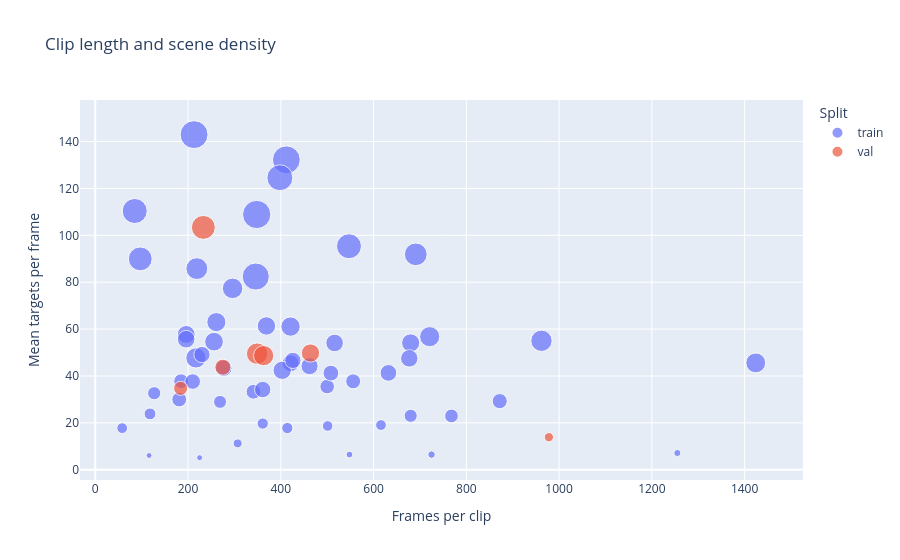

The code cell stored with this chart in its notebook:
### Code cell
px.scatter(
    clip_density,
    x="Frames",
    y="Mean targets",
    color="split",
    size="Targets p95",
    hover_name="clip",
    labels={
        "Frames": "Frames per clip",
        "Mean targets": "Mean targets per frame",
        "split": "Split",
    },
    title="Clip length and scene density",
)

### Figure 1 — Plotly figure (JSON) as saved in the notebook; plotly's stock layout.template omitted (floating-point values rounded to 4 significant figures)
{"data": [{"hovertemplate": "<b>%{hovertext}</b><br><br>Split=train<br>Frames per clip=%{x}<br>Mean targets per frame=%{y}<br>Targets p95=%{marker.size}<extra></extra>", "hovertext": ["uav0000307_00000_v", "uav0000315_00000_v", "uav0000289_00001_v", "uav0000295_02300_v", "uav0000266_03598_v", "uav0000072_06432_v", "uav0000076_00720_v", "uav0000342_04692_v", "uav0000281_00460_v", "uav0000239_12336_v", "uav0000308_01380_v", "uav0000288_00001_v", "uav0000126_00001_v", "uav0000072_04488_v", "uav0000357_00920_v", "uav0000289_06922_v", "uav0000072_05448_v", "uav0000270_00001_v", "uav0000273_00001_v", "uav0000361_02323_v", "uav0000020_00406_v", "uav0000264_02760_v", "uav0000360_00001_v", "uav0000218_00001_v", "uav0000145_00000_v", "uav0000140_01590_v", "uav0000316_01288_v", "uav0000013_00000_v", "uav0000366_00001_v", "uav0000279_00001_v", "uav0000266_04830_v", "uav0000143_02250_v", "uav0000222_03150_v", "uav0000326_01035_v", "uav0000243_00001_v", "uav0000099_02109_v", "uav0000084_00000_v", "uav0000071_03240_v", "uav0000124_00944_v", "uav0000352_05980_v", "uav0000239_03720_v", "uav0000013_01392_v", "uav0000329_04715_v", "uav0000309_00000_v", "uav0000323_01173_v", "uav0000244_01440_v", "uav0000138_00000_v", "uav0000308_00000_v", "uav0000363_00001_v", "uav0000248_00001_v", "uav0000013_01073_v", "uav0000263_03289_v", "uav0000278_00001_v", "uav0000079_00480_v", "uav0000150_02310_v", "uav0000300_00000_v"], "legendgroup": "train", "marker": {"color": "#636efa", "size": [25.0, 55.0, 42.0, 145.0, 9.0, 112.0, 25.0, 54.0, 49.0, 43.0, 43.0, 78.0, 153.0, 124.0, 102.0, 48.0, 81.0, 65.0, 45.0, 94.0, 22.0, 23.0, 74.0, 7.0, 16.0, 69.0, 34.0, 33.0, 83.0, 123.0, 7.0, 72.0, 56.0, 67.0, 37.0, 10.0, 61.0, 43.0, 133.0, 63.0, 34.0, 28.0, 61.0, 66.0, 52.0, 80.0, 154.0, 52.0, 58.0, 60.0, 23.0, 11.0, 90.0, 53.0, 158.0, 44.0], "sizemode": "area", "sizeref": 0.395, "symbol": "circle"}, "mode": "markers", "name": "train", "orientation": "v", "showlegend": true, "type": "scatter", "x": [414, 632, 500, 346, 548, 97, 361, 277, 508, 341, 185, 1424, 412, 85, 691, 210, 217, 680, 872, 219, 501, 616, 421, 225, 307, 256, 127, 269, 296, 547, 116, 261, 421, 369, 768, 1255, 516, 181, 398, 196, 680, 118, 196, 403, 426, 721, 213, 230, 462, 677, 58, 725, 962, 361, 348, 556], "xaxis": "x", "y": [17.77, 41.31, 35.49, 82.41, 6.474, 89.95, 19.71, 43.34, 41.22, 33.26, 37.76, 45.59, 132.2, 110.4, 91.89, 37.61, 47.69, 54.09, 29.27, 85.8, 18.68, 19.07, 61.08, 5.147, 11.24, 54.62, 32.65, 28.95, 77.37, 95.35, 6.086, 62.97, 45.41, 61.34, 22.94, 7.135, 54.08, 29.96, 124.6, 57.72, 23.02, 23.81, 55.68, 42.41, 46.63, 56.77, 143.0, 49.14, 44.19, 47.49, 17.74, 6.463, 55.01, 34.2, 108.9, 37.72], "yaxis": "y"}, {"hovertemplate": "<b>%{hovertext}</b><br><br>Split=val<br>Frames per clip=%{x}<br>Mean targets per frame=%{y}<br>Targets p95=%{marker.size}<extra></extra>", "hovertext": ["uav0000137_00458_v", "uav0000117_02622_v", "uav0000086_00000_v", "uav0000268_05773_v", "uav0000339_00001_v", "uav0000182_00000_v", "uav0000305_00000_v"], "legendgroup": "val", "marker": {"color": "#EF553B", "size": [113.0, 91.0, 66.0, 17.0, 51.0, 81.0, 39.0], "sizemode": "area", "sizeref": 0.395, "symbol": "circle"}, "mode": "markers", "name": "val", "orientation": "v", "showlegend": true, "type": "scatter", "x": [233, 349, 464, 978, 275, 363, 184], "xaxis": "x", "y": [103.4, 49.51, 49.78, 13.88, 43.74, 48.68, 34.73], "yaxis": "y"}], "layout": {"legend": {"itemsizing": "constant", "title": {"text": "Split"}, "tracegroupgap": 0}, "title": {"text": "Clip length and scene density"}, "xaxis": {"anchor": "y", "domain": [0, 1], "title": {"text": "Frames per clip"}}, "yaxis": {"anchor": "x", "domain": [0, 1], "title": {"text": "Mean targets per frame"}}}}
